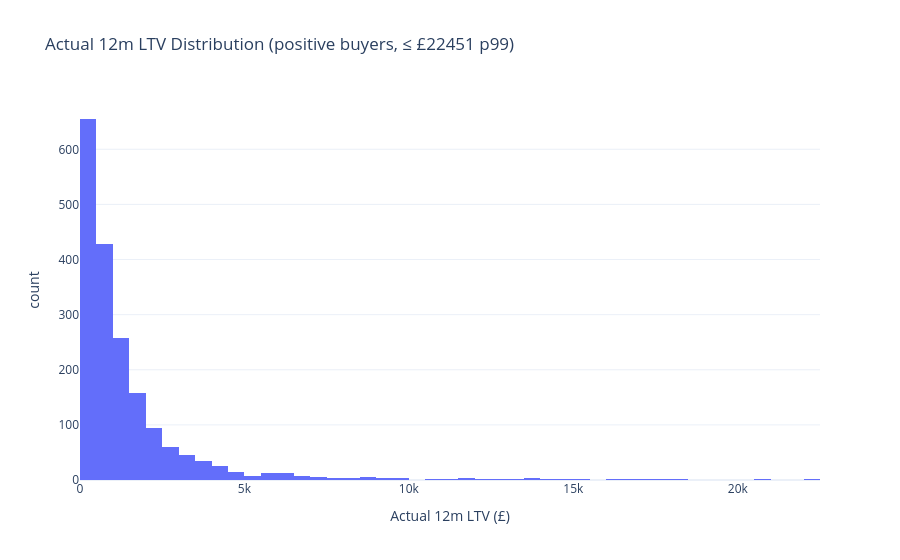

Notebook code cell kept with this figure:
### Code cell
# LTV distribution
ltv_pos = rfm_labelled.filter(pl.col('actual_ltv_12m') > 0)
p99 = ltv_pos['actual_ltv_12m'].quantile(0.99)

fig = px.histogram(
    ltv_pos.filter(pl.col('actual_ltv_12m') <= p99).to_pandas(),
    x='actual_ltv_12m', nbins=80,
    title=f'Actual 12m LTV Distribution (positive buyers, ≤ £{p99:.0f} p99)',
    labels={'actual_ltv_12m': 'Actual 12m LTV (£)'},
)
fig.show()

# How skewed?
mean_ltv   = ltv_pos['actual_ltv_12m'].mean()
median_ltv = ltv_pos['actual_ltv_12m'].median()
print(f'Mean LTV:   £{mean_ltv:.2f}')
print(f'Median LTV: £{median_ltv:.2f}')
print(f'Skew ratio (mean/median): {mean_ltv/median_ltv:.2f}x  — highly right-skewed, Huber loss needed')

### Figure 1 — Plotly figure (JSON) as saved in the notebook; plotly's stock layout.template omitted (floating-point values rounded to 4 significant figures; data arrays with more than 128 entries replaced by an {"elided": "..."} marker saying what was removed)
{"data": [{"bingroup": "x", "hovertemplate": "Actual 12m LTV (£)=%{x}<br>count=%{y}<extra></extra>", "legendgroup": "", "marker": {"color": "#636efa", "pattern": {"shape": ""}}, "name": "", "nbinsx": 80, "orientation": "v", "showlegend": false, "type": "histogram", "x": {"elided": "1856 float values"}, "xaxis": "x", "yaxis": "y"}], "layout": {"barmode": "relative", "legend": {"tracegroupgap": 0}, "title": {"text": "Actual 12m LTV Distribution (positive buyers, ≤ £22451 p99)"}, "xaxis": {"anchor": "y", "domain": [0, 1], "title": {"text": "Actual 12m LTV (£)"}}, "yaxis": {"anchor": "x", "domain": [0, 1], "title": {"text": "count"}}}}
